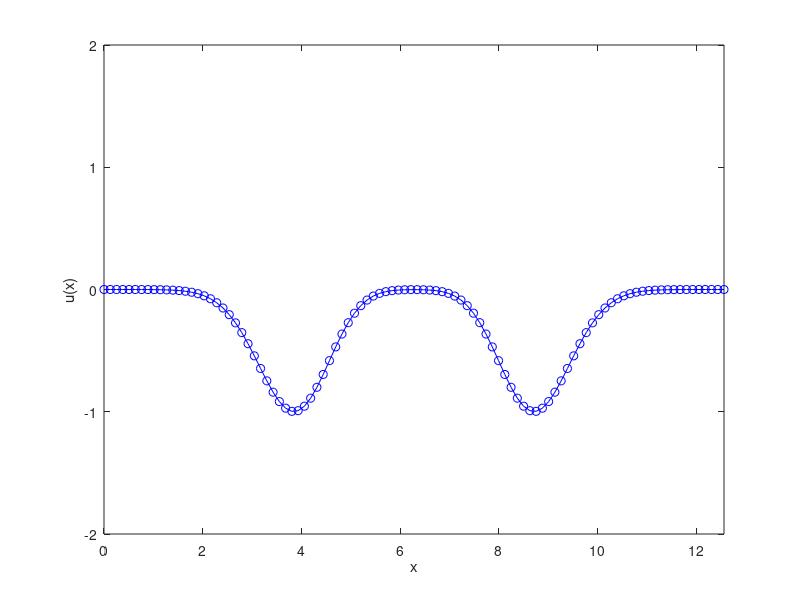

Reproduce this figure in MATLAB.
% Solving the wave equation in 1D:
%
%       d^2 u/dt^2 = c^2 (d^2 u/dx^2)
%
% for 0 <= x <= L. And with fixed BC:
%       u(0) = u(L) = 0
%
% with IC @ t = 0 
%       u (x, 0) = f(x)
%       u'(x, 0) = g(x)
%
% where f(x): a simple Gaussian pulse and g(x) = 0

clear 
close all

% Input parameter
L = 4*pi;        % Length of the domain
N = 100;         % Number of grid points

t_final = 30;    % Final time of simulation!
nt = 300;        % Number of time steps

% Wave speed (The speed of wave in the given domain)
c = 0.5;

% Discritized domain spatial and temporal
x = linspace(0, L, N);
dx = L/(N - 1);     % Alternatively dx = x(2) - x(1)
dt = t_final/nt;

% Frist check the CFL codition (This is the same for all explicit schemes)

% Generate the shape of the intial condition
u_0 = 2*exp(-(x - L/2).^2);
u_0 = u_0';

% Setup the visualization
figure

% Preallocating the solution u_new
u1_new = zeros(N, 1);

% Solving the problem with matrices: [u]_k+1 = {A}[u]_k - {B}[u]_k-1
% i) Constructing matrix {A}:
% **<@
r = c*(dt/dx);
dm = r^2;               % ***> Off diagonal -1 values
d  = 2*(1 - r^2);       % ***> Diagonal values
dp = r^2;               % ***> Off diagonal +1 values

% Constructing the {A} matrix!
A = diag(dp * ones(1, N-1), 1) + diag(d * ones(1, N)) + diag(dm * ones(1, N-1), -1);
A(1, 1) = 1;            % ***> Account for fixed BC (left)
A(1, 2) = 0;
A(N, N) = 1;            % ***> Account for fixed BC (right)
A(N, N-1) = 0;
A = sparse(A);

% Constructing the {B} matrix!
B = diag(ones(1, N));
B = sparse(B);
% **@>

u0 = u_0;       % Apply the IC to the system
u1 = 0.5*A*u0;

t = 0;          % Initialize time

% Marching in time!
while (t < t_final)
    
    % Simple forward in time!
    u1_new = A * u1 - B * u0;
    
    % Store new solutions
    u0 = u1;
    u1 = u1_new;
    
    
    % Step in time!
	t = t + dt;
    
    % Plotting live!
    plot(x, u1, '-bo');
    
    % Setup the limits and labels
    xlim([0 L]) 
    ylim([-2 2])
    xlabel('x')
    ylabel('u(x)')
	
    drawnow;
end